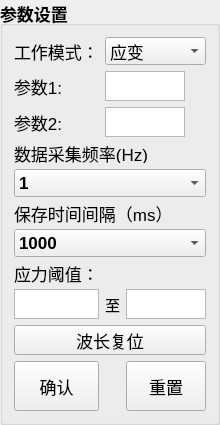
         <widget class="QGroupBox" name="groupBox">
          <property name="maximumSize">
           <size>
            <width>200</width>
            <height>16777215</height>
           </size>
          </property>
          <property name="font">
           <font>
            <pointsize>13</pointsize>
            <weight>75</weight>
            <bold>true</bold>
           </font>
          </property>
          <property name="title">
           <string>参数设置</string>
          </property>
          <layout class="QGridLayout" name="gridLayout_4" rowstretch="10,10,10,10,10,10,10,10,10,10,10" rowminimumheight="0,0,0,0,0,0,0,0,0,0,0">
           <item row="0" column="0">
           <widget class="QLabel" name="label_ModeTitle">
           <property name="font">
           <font>
           <pointsize>13</pointsize>
           <weight>50</weight>
           <bold>false</bold>
           </font>
           </property>
           <property name="text">
           <string>工作模式：</string>
           </property>
           </widget>
           </item>
           <item row="0" column="1" colspan="2">
            <widget class="QComboBox" name="cbox_ModleSelect">
             <property name="sizePolicy">
              <sizepolicy hsizetype="Preferred" vsizetype="Preferred">
               <horstretch>0</horstretch>
               <verstretch>0</verstretch>
              </sizepolicy>
             </property>
             <property name="maximumSize">
              <size>
               <width>16777215</width>
               <height>30</height>
              </size>
             </property>
             <property name="font">
              <font>
               <pointsize>13</pointsize>
               <weight>50</weight>
               <bold>false</bold>
              </font>
             </property>
             <item>
              <property name="text">
               <string>应变</string>
              </property>
             </item>
            </widget>
           </item>
           <item row="1" column="0">
            <widget class="QLabel" name="label_5">
             <property name="font">
              <font>
               <pointsize>13</pointsize>
               <weight>50</weight>
               <bold>false</bold>
              </font>
             </property>
             <property name="text">
              <string>参数1:</string>
             </property>
            </widget>
           </item>
           <item row="1" column="1" colspan="2">
            <widget class="QTextEdit" name="textEdit_APara">
             <property name="sizePolicy">
              <sizepolicy hsizetype="Expanding" vsizetype="Preferred">
               <horstretch>0</horstretch>
               <verstretch>0</verstretch>
              </sizepolicy>
             </property>
             <property name="maximumSize">
              <size>
               <width>80</width>
               <height>30</height>
              </size>
             </property>
             <property name="sizeIncrement">
              <size>
               <width>0</width>
               <height>0</height>
              </size>
             </property>
            </widget>
           </item>
           <item row="2" column="0">
            <widget class="QLabel" name="label_6">
             <property name="font">
              <font>
               <pointsize>13</pointsize>
               <weight>50</weight>
               <bold>false</bold>
              </font>
             </property>
             <property name="text">
              <string>参数2:</string>
             </property>
            </widget>
           </item>
           <item row="2" column="1" colspan="2">
            <widget class="QTextEdit" name="textEdit_BPara">
             <property name="sizePolicy">
              <sizepolicy hsizetype="Expanding" vsizetype="Preferred">
               <horstretch>0</horstretch>
               <verstretch>0</verstretch>
              </sizepolicy>
             </property>
             <property name="maximumSize">
              <size>
               <width>80</width>
               <height>30</height>
              </size>
             </property>
            </widget>
           </item>
           <item row="3" column="0" colspan="3">
            <widget class="QLabel" name="label_7">
             <property name="maximumSize">
              <size>
               <width>16777215</width>
               <height>20</height>
              </size>
             </property>
             <property name="font">
              <font>
               <pointsize>13</pointsize>
               <weight>50</weight>
               <bold>false</bold>
              </font>
             </property>
             <property name="text">
              <string>数据采集频率(Hz)</string>
             </property>
            </widget>
           </item>
           <item row="4" column="0" colspan="3">
            <widget class="QComboBox" name="cbox_CampingFre">
             <property name="sizePolicy">
              <sizepolicy hsizetype="Preferred" vsizetype="Preferred">
               <horstretch>0</horstretch>
               <verstretch>0</verstretch>
              </sizepolicy>
             </property>
             <property name="maximumSize">
              <size>
               <width>16777215</width>
               <height>30</height>
              </size>
             </property>
             <item>
              <property name="text">
               <string>1</string>
              </property>
             </item>
             <item>
              <property name="text">
               <string>10</string>
              </property>
             </item>
             <item>
              <property name="text">
               <string>100</string>
              </property>
             </item>
            </widget>
           </item>
           <item row="5" column="0" colspan="3">
            <widget class="QLabel" name="label_8">
             <property name="maximumSize">
              <size>
               <width>16777215</width>
               <height>20</height>
              </size>
             </property>
             <property name="font">
              <font>
               <pointsize>13</pointsize>
               <weight>50</weight>
               <bold>false</bold>
              </font>
             </property>
             <property name="text">
              <string>保存时间间隔（ms）</string>
             </property>
            </widget>
           </item>
           <item row="6" column="0" colspan="3">
            <widget class="QComboBox" name="cbox_SaveCycle">
             <property name="sizePolicy">
              <sizepolicy hsizetype="Preferred" vsizetype="Preferred">
               <horstretch>0</horstretch>
               <verstretch>0</verstretch>
              </sizepolicy>
             </property>
             <property name="maximumSize">
              <size>
               <width>16777215</width>
               <height>30</height>
              </size>
             </property>
             <item>
              <property name="text">
               <string>1000</string>
              </property>
             </item>
             <item>
              <property name="text">
               <string>10</string>
              </property>
             </item>
             <item>
              <property name="text">
               <string>100</string>
              </property>
             </item>
             <item>
              <property name="text">
               <string>10000</string>
              </property>
             </item>
            </widget>
           </item>
           <item row="7" column="0" colspan="3">
            <widget class="QLabel" name="label_9">
             <property name="maximumSize">
              <size>
               <width>16777215</width>
               <height>20</height>
              </size>
             </property>
             <property name="font">
              <font>
               <pointsize>13</pointsize>
               <weight>50</weight>
               <bold>false</bold>
              </font>
             </property>
             <property name="text">
              <string>应力阈值：</string>
             </property>
            </widget>
           </item>
           <item row="8" column="0">
            <widget class="QTextEdit" name="textEdit_StrainLowPara">
             <property name="maximumSize">
              <size>
               <width>16777215</width>
               <height>30</height>
              </size>
             </property>
             <property name="html">
              <string>&lt;!DOCTYPE HTML PUBLIC &quot;-//W3C//DTD HTML 4.0//EN&quot; &quot;http://www.w3.org/TR/REC-html40/strict.dtd&quot;&gt;
&lt;html&gt;&lt;head&gt;&lt;meta name=&quot;qrichtext&quot; content=&quot;1&quot; /&gt;&lt;style type=&quot;text/css&quot;&gt;
p, li { white-space: pre-wrap; }
&lt;/style&gt;&lt;/head&gt;&lt;body style=&quot; font-family:'SimSun'; font-size:13pt; font-weight:600; font-style:normal;&quot;&gt;
&lt;p align=&quot;center&quot; style=&quot;-qt-paragraph-type:empty; margin-top:0px; margin-bottom:0px; margin-left:0px; margin-right:0px; -qt-block-indent:0; text-indent:0px;&quot;&gt;&lt;br /&gt;&lt;/p&gt;&lt;/body&gt;&lt;/html&gt;</string>
             </property>
            </widget>
           </item>
           <item row="8" column="1">
            <widget class="QLabel" name="label_10">
             <property name="font">
              <font>
               <pointsize>11</pointsize>
               <weight>50</weight>
               <bold>false</bold>
              </font>
             </property>
             <property name="text">
              <string>至</string>
             </property>
            </widget>
           </item>
           <item row="8" column="2">
            <widget class="QTextEdit" name="textEdit_StrainTopPara">
             <property name="maximumSize">
              <size>
               <width>16777215</width>
               <height>30</height>
              </size>
             </property>
             <property name="html">
              <string>&lt;!DOCTYPE HTML PUBLIC &quot;-//W3C//DTD HTML 4.0//EN&quot; &quot;http://www.w3.org/TR/REC-html40/strict.dtd&quot;&gt;
&lt;html&gt;&lt;head&gt;&lt;meta name=&quot;qrichtext&quot; content=&quot;1&quot; /&gt;&lt;style type=&quot;text/css&quot;&gt;
p, li { white-space: pre-wrap; }
&lt;/style&gt;&lt;/head&gt;&lt;body style=&quot; font-family:'SimSun'; font-size:13pt; font-weight:600; font-style:normal;&quot;&gt;
&lt;p align=&quot;center&quot; style=&quot;-qt-paragraph-type:empty; margin-top:0px; margin-bottom:0px; margin-left:0px; margin-right:0px; -qt-block-indent:0; text-indent:0px;&quot;&gt;&lt;br /&gt;&lt;/p&gt;&lt;/body&gt;&lt;/html&gt;</string>
             </property>
            </widget>
           </item>
           <item row="9" column="0" colspan="3">
            <widget class="QPushButton" name="pbtn_WaveLengthReset">
             <property name="sizePolicy">
              <sizepolicy hsizetype="Minimum" vsizetype="Preferred">
               <horstretch>0</horstretch>
               <verstretch>0</verstretch>
              </sizepolicy>
             </property>
             <property name="maximumSize">
              <size>
               <width>16777215</width>
               <height>30</height>
              </size>
             </property>
             <property name="font">
              <font>
               <pointsize>13</pointsize>
               <weight>50</weight>
               <bold>false</bold>
              </font>
             </property>
             <property name="text">
              <string>波长复位</string>
             </property>
            </widget>
           </item>
           <item row="10" column="0">
            <widget class="QPushButton" name="pbtn_ParaSet">
             <property name="sizePolicy">
              <sizepolicy hsizetype="Minimum" vsizetype="Preferred">
               <horstretch>0</horstretch>
               <verstretch>0</verstretch>
              </sizepolicy>
             </property>
             <property name="minimumSize">
              <size>
               <width>0</width>
               <height>50</height>
              </size>
             </property>
             <property name="maximumSize">
              <size>
               <width>16777215</width>
               <height>50</height>
              </size>
             </property>
             <property name="font">
              <font>
               <pointsize>13</pointsize>
               <weight>50</weight>
               <bold>false</bold>
              </font>
             </property>
             <property name="text">
              <string>确认</string>
             </property>
            </widget>
           </item>
           <item row="10" column="2">
            <widget class="QPushButton" name="pbtn_ParaRest">
             <property name="minimumSize">
              <size>
               <width>0</width>
               <height>50</height>
              </size>
             </property>
             <property name="maximumSize">
              <size>
               <width>16777215</width>
               <height>50</height>
              </size>
             </property>
             <property name="font">
              <font>
               <pointsize>13</pointsize>
               <weight>50</weight>
               <bold>false</bold>
              </font>
             </property>
             <property name="text">
              <string>重置</string>
             </property>
            </widget>
           </item>
          </layout>
         </widget>
